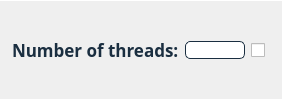
                                <widget class="QFrame" name="frame_nr_threads_lda">
                                 <property name="styleSheet">
                                  <string notr="true">border-bottom: 1px solid #FFFFFF;
border-right: 0.5px solid #FFFFFF;
border-top: 0.5px solid #FFFFFF;
</string>
                                 </property>
                                 <property name="frameShape">
                                  <enum>QFrame::StyledPanel</enum>
                                 </property>
                                 <property name="frameShadow">
                                  <enum>QFrame::Plain</enum>
                                 </property>
                                 <layout class="QHBoxLayout" name="horizontalLayout_36">
                                  <item>
                                   <widget class="QLabel" name="label_nr_threads_lda">
                                    <property name="sizePolicy">
                                     <sizepolicy hsizetype="Minimum" vsizetype="Preferred">
                                      <horstretch>0</horstretch>
                                      <verstretch>0</verstretch>
                                     </sizepolicy>
                                    </property>
                                    <property name="maximumSize">
                                     <size>
                                      <width>16777215</width>
                                      <height>16777215</height>
                                     </size>
                                    </property>
                                    <property name="font">
                                     <font>
                                      <family>Avenir</family>
                                      <pointsize>13</pointsize>
                                      <weight>75</weight>
                                      <italic>false</italic>
                                      <bold>true</bold>
                                     </font>
                                    </property>
                                    <property name="toolTip">
                                     <string>&lt;html&gt;&lt;head/&gt;&lt;body&gt;&lt;p&gt;&lt;span style=&quot; font-weight:400;&quot;&gt;Number of threads for mallet parallelization.&lt;/span&gt;&lt;/p&gt;&lt;/body&gt;&lt;/html&gt;</string>
                                    </property>
                                    <property name="styleSheet">
                                     <string notr="true">font: 87 13pt &quot;Avenir&quot;;
color:#1A2E40;
font-weight: bold;
border:None;</string>
                                    </property>
                                    <property name="text">
                                     <string>Number of threads:</string>
                                    </property>
                                   </widget>
                                  </item>
                                  <item>
                                   <widget class="QLineEdit" name="lineEdit_nr_threads_lda">
                                    <property name="sizePolicy">
                                     <sizepolicy hsizetype="Minimum" vsizetype="Fixed">
                                      <horstretch>0</horstretch>
                                      <verstretch>0</verstretch>
                                     </sizepolicy>
                                    </property>
                                    <property name="minimumSize">
                                     <size>
                                      <width>0</width>
                                      <height>0</height>
                                     </size>
                                    </property>
                                    <property name="maximumSize">
                                     <size>
                                      <width>60</width>
                                      <height>16777215</height>
                                     </size>
                                    </property>
                                    <property name="styleSheet">
                                     <string notr="true">QLineEdit {	
	background-color: #FFFFFF;
	font: 87 italic 12pt &quot;Avenir&quot;;
	border-radius: 5px;
	border: 1px solid #1A2E40;
	color:black;
}</string>
                                    </property>
                                   </widget>
                                  </item>
                                  <item>
                                   <widget class="QCheckBox" name="checkBox_nr_threads_lda">
                                    <property name="sizePolicy">
                                     <sizepolicy hsizetype="Fixed" vsizetype="Fixed">
                                      <horstretch>0</horstretch>
                                      <verstretch>0</verstretch>
                                     </sizepolicy>
                                    </property>
                                    <property name="styleSheet">
                                     <string notr="true">border:0px;</string>
                                    </property>
                                    <property name="text">
                                     <string/>
                                    </property>
                                   </widget>
                                  </item>
                                 </layout>
                                </widget>
